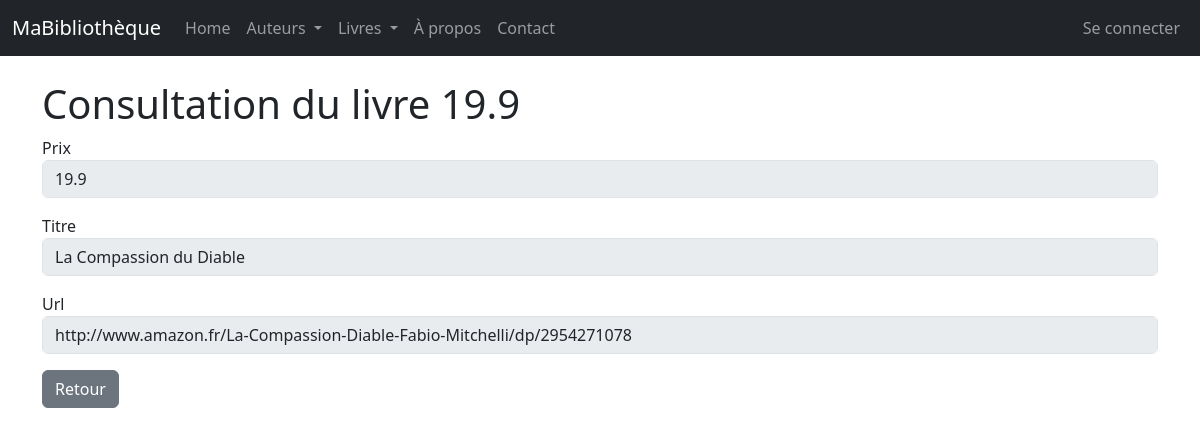
Screenshot of /livres/1/view/ with the database file from the repository.
### monApp/models.py (models this page shows, shortened)
class Livre(db.Model):
    idL = db.Column(db.Integer, primary_key=True)
    Prix = db.Column(db.Float)
    Titre = db.Column(db.String(100))
    Url = db.Column(db.String(100))
    Img = db.Column(db.String(100))
    auteur_id = db.Column(db.Integer, db.ForeignKey("auteur.idA"))
    auteur = db.relationship ("Auteur", backref =db.backref ("livres", lazy="dynamic") )

### monApp/views.py (the view)
@app.route('/livres/<idL>/view/')
def viewLivre(idL):
    unLivre = Livre.query.get(idL)
    unForm = FormLivre(idL=unLivre.idL, Prix=unLivre.Prix, Titre=unLivre.Titre, Url=unLivre.Url, Img=unLivre.Img)
    return render_template("livre_view.html", selectedLivre=unLivre, viewForm=unForm)

### monApp/forms.py
class FormLivre(FlaskForm):
    idL = HiddenField('idL')
    Prix = StringField('Prix', validators=[DataRequired()])
    Titre = StringField('Titre', validators=[DataRequired()])
    Url = StringField('Url')
    auteur_id = SelectField('Auteur', coerce=int)

### monApp/templates/livre_view.html (shortened to what this page needs)
{% extends "base.html" %}
{% block main %}
    <h1>Consultation du livre {{ selectedLivre.Prix }}</h1>
    <form role="form" method="POST" action="">
        <div class="form-group mb-3">
            {{ viewForm.Prix.label }}
            {{ viewForm.Prix(size=50, disabled=True, class_="form-control") }}
        </div>
        <div class="form-group mb-3">
            {{ viewForm.Titre.label }}
            {{ viewForm.Titre(size=50, disabled=True, class_="form-control") }}
        </div>
        <div class="form-group mb-3">
            {{ viewForm.Url.label }}
            {{ viewForm.Url(size=50, disabled=True, class_="form-control") }}
        </div>
        <a href="{{ url_for('getLivres') }}" class="btn btn-secondary">Retour</a>
    </form>
{% endblock %}

### monApp/static/style.css (style rules this page uses)
body { font-family: sans-serif; }
h1 { color : red; }

### rows the page displays
Livre: Prix "19.9", Titre "La Compassion du Diable", Url "http://www.amazon.fr/La-Compassion-Diable-Fabio-Mitchelli/dp/2954271078"

### other values shown
{{ viewForm.Prix.label }} "Prix"
{{ viewForm.Titre.label }} "Titre"
{{ viewForm.Url.label }} "Url"
